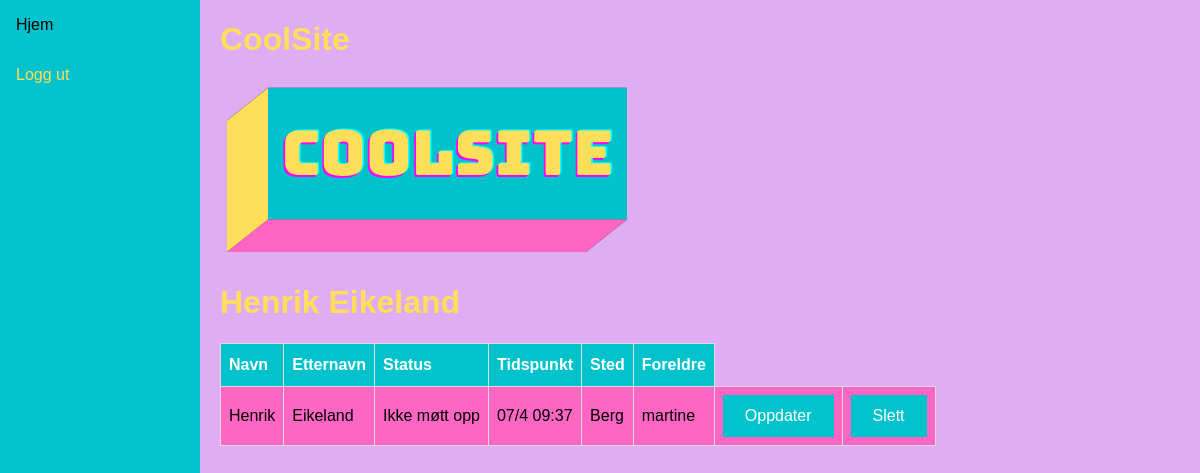
The page /coouluser/1 (signed in) on the database as committed earlier.
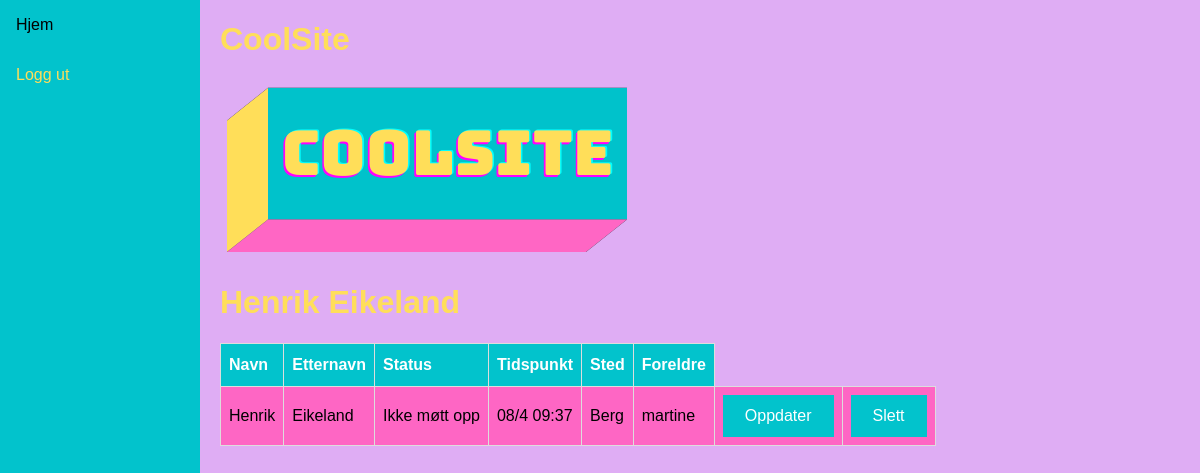
The same page on the database as committed later.
### coolflex/models.py (models this page shows, shortened)
class CoolUser(models.Model):
    first_name = models.CharField(max_length=20, default="CoolUser")
    last_name = models.CharField(max_length=20, default ="")
    klasse = models.ForeignKey(Klasse, null=True, related_name="cooluser", on_delete=models.CASCADE)
    teacher = models.ForeignKey(User, blank=True, on_delete=models.CASCADE, related_name="+")
    parent = models.ForeignKey(User, blank=True, on_delete=models.CASCADE, related_name="+")
    status = models.CharField(max_length=3, default="DEF", blank=True, null=True)
    timestamp = models.CharField(max_length=20, default="N/A", blank=True, null=True)
    location = models.CharField(max_length=20, default="N/A", blank=True, null=True)
    class Meta:
        ordering = ["last_name", "first_name"]
    def __str__(self):
        return self.first_name + " " + self.last_name
    def get_parent(self):
        return self.parent.username

### coolflex/views.py (the view)
# urls.py: path("coouluser/<pk>", views.coolUser, name="cooluser"),
@login_required
def coolUser(request, pk):
	cooluser = CoolUser.objects.get(id=pk)
	cooluser.status = get_status_text(cooluser)
	cooluser.location = get_coolbox_location(cooluser, coolbox_dict)
	cooluser.timestamp = get_timestamp_text(cooluser)
	context = {'user':cooluser}
	return render(request, "coolflex/cooluser.html", context)

### coolflex/views.py (called while the page is built)
def get_timestamp(user):
	box_data_list = []
	timestamp = datetime.now() #får int feil hvis ikke, default blir .now()
	box_data = DataCoolBox.objects.filter(cooluser_id = user.id)
	if (box_data == None):
		return None
	else:
		for data in box_data:
			box_data_list.append(data)
		if (len(box_data_list) > 1):
			timestamp = box_data_list[-1].timestamp
		elif (len(box_data_list) == 1):
			timestamp = box_data_list[0].timestamp
		return timestamp

def get_coolbox_location(user, box_dict):
	box_data_list = []
	box_id = 0
	box_data = DataCoolBox.objects.filter(cooluser_id = user.id)
	for data in box_data:
		box_data_list.append(data)
	if (len(box_data_list) > 1):
		box_id = box_data_list[-1].box_id
	elif (len(box_data_list) == 1):
		box_id = box_data_list[0].box_id
	return box_dict.get(box_id)

def get_status(user):
	timestamp_status = check_timestamp(get_timestamp(user))
	if (timestamp_status == 1):
		return True
	elif (timestamp_status == 2):
		return 2
	elif (timestamp_status == 3):
		return False
	else:
		return False

def get_status_text(user):
	status = get_status(user)
	if (status == True):
		return "Møtt opp"
	elif (status == 2):
		return "Sent oppmøte"
	else:
		return "Ikke møtt opp"

### coolflex/templates/coolflex/cooluser.html
{% extends 'coolflex/base.html' %}
{% load static %}
{% block content %}
<h1>{{ user }}</h1>
<table id="coolflex">
    <thead>
      <tr>
        <th>Navn</th>
        <th>Etternavn</th>
        <th>Status</th>
        <th>Tidspunkt</th>
        <th>Sted</th>
        <th>Foreldre</th>
      </tr>
    </thead>
    <tbody>
      <tr>
        <tr>
          <td> {{ user.first_name }} </td>
          <td> {{ user.last_name }} </td>
          <td> {{ user.status }} </td>
          <td> {{ user.timestamp }} </td>
          <td> {{ user.location }} </td>
          <td> {{ user.get_parent }} </td>
          <td> <div class="button"><a href="{% url 'updatecooluser' user.id %}">Oppdater</a></div> </td>
          <td> <div class="button"><a href="{% url 'deletecooluser' user.id %}">Slett</a></div> </td>
        </tr>
      </tr>
    </tbody>
    </table>
{% endblock %}
{% block sidenav %}
<a href="{% url 'frontpage' %}">Hjem</a>
<a href="{% url 'logout' %}">Logg ut</a>
{% endblock %}

Rows that differ between the two databases and show on the page:
changed CoolUser "Henrik Eikeland": timestamp "07/4 09:37" → "08/4 09:37"
